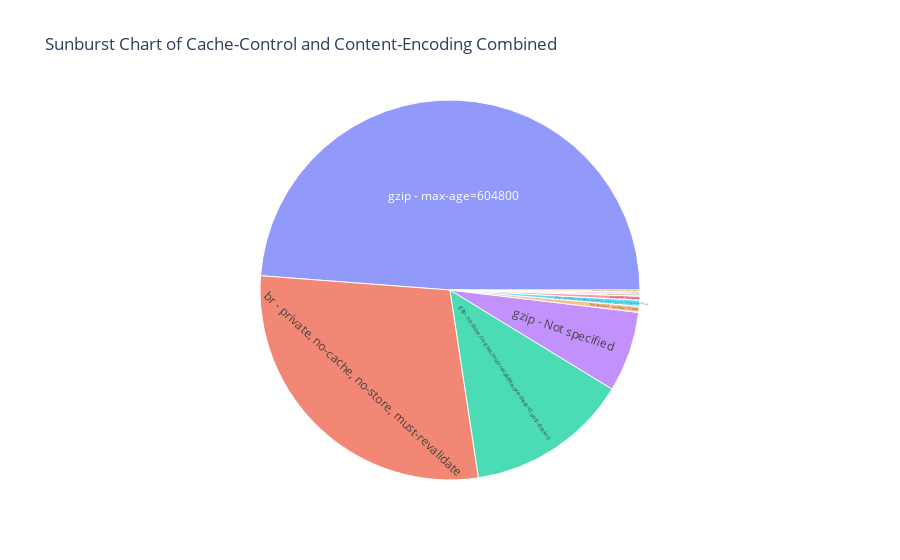

Notebook code for this chart:
### Code cell
# Replace NaN values in 'Content-Encoding' and 'Cache-Control' with 'Not specified'
data['Content-Encoding'] = data['Content-Encoding'].fillna('Not specified')
data['Cache-Control'] = data['Cache-Control'].fillna('Not specified')

# Create a new column that combines 'Content-Encoding' and 'Cache-Control'
data['Combined'] = data['Content-Encoding'] + ' - ' + data['Cache-Control']

# Now create the sunburst chart
fig = px.sunburst(data, path=['Combined'], title='Sunburst Chart of Cache-Control and Content-Encoding Combined')

# Display the plot
fig.show()
pio.write_html(fig, file='../../fam-report-site/public/Web-Analytics/sunburstcachecontrol.html', auto_open=True)

### Figure 1 — Plotly figure (JSON) as saved in the notebook; plotly's stock layout.template omitted (floating-point values rounded to 4 significant figures)
{"data": [{"branchvalues": "total", "domain": {"x": [0, 1], "y": [0, 1]}, "hovertemplate": "labels=%{label}<br>count=%{value}<br>parent=%{parent}<br>id=%{id}<extra></extra>", "ids": ["Not specified - Not specified", "Not specified - no-cache, no-store", "Not specified - no-cache, no-store, max-age=0, must-revalidate", "br - Not specified", "br - private, no-cache, no-store, must-revalidate", "gzip - Not specified", "gzip - max-age=604800", "gzip - no-cache, max-age=0, no-store, must-revalidate, max-stale=0, post-check=0, pre-check=0", "gzip - no-cache, no-store, must-revalidate, pre-check=0, post-check=0", "gzip - private, no-cache, no-store, max-age=0, must-revalidate"], "labels": ["Not specified - Not specified", "Not specified - no-cache, no-store", "Not specified - no-cache, no-store, max-age=0, must-revalidate", "br - Not specified", "br - private, no-cache, no-store, must-revalidate", "gzip - Not specified", "gzip - max-age=604800", "gzip - no-cache, max-age=0, no-store, must-revalidate, max-stale=0, post-check=0, pre-check=0", "gzip - no-cache, no-store, must-revalidate, pre-check=0, post-check=0", "gzip - private, no-cache, no-store, max-age=0, must-revalidate"], "name": "", "parents": ["", "", "", "", "", "", "", "", "", ""], "type": "sunburst", "values": [2, 3, 1, 1, 167, 40, 285, 1, 81, 3]}], "layout": {"legend": {"tracegroupgap": 0}, "title": {"text": "Sunburst Chart of Cache-Control and Content-Encoding Combined"}}}
